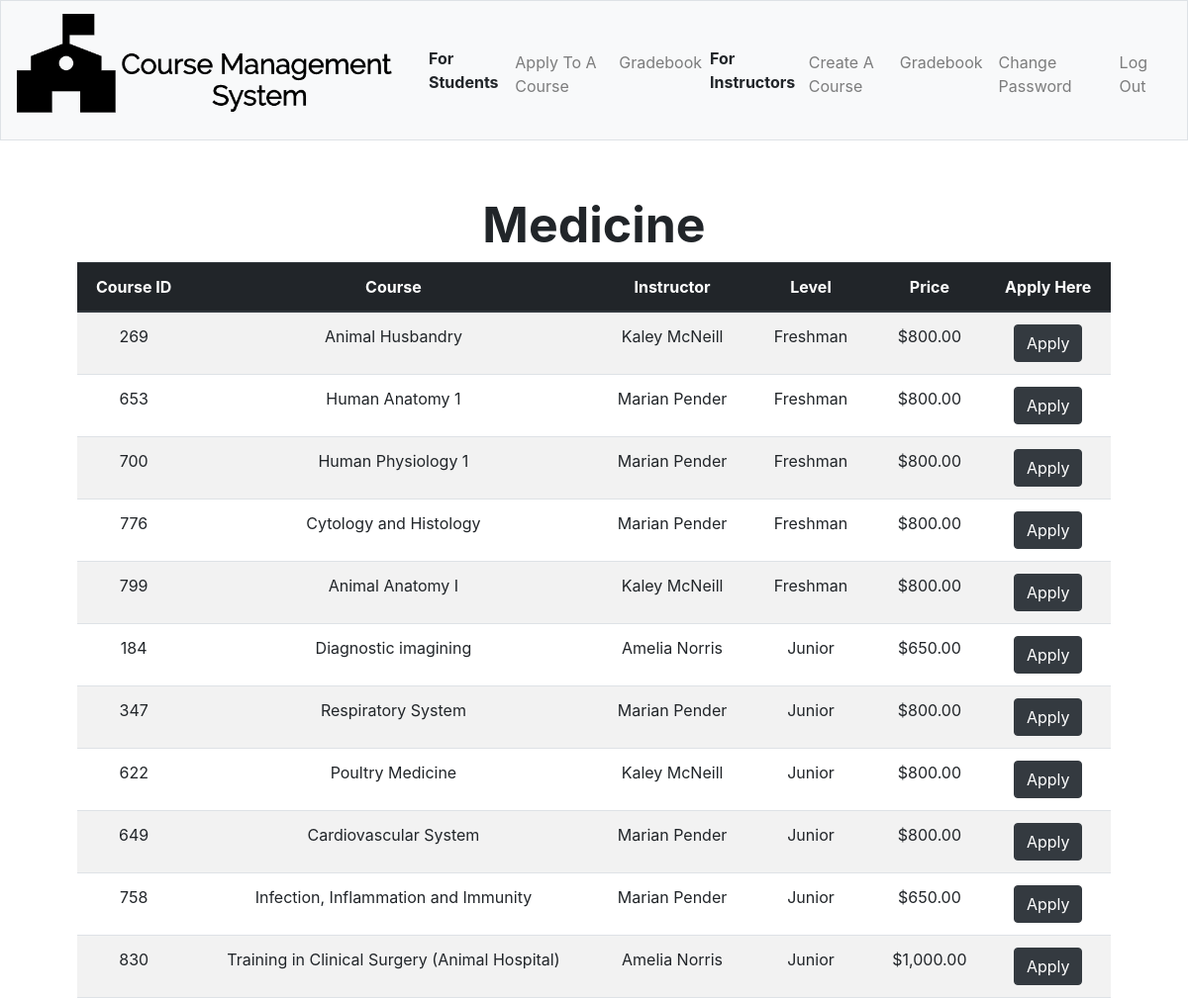
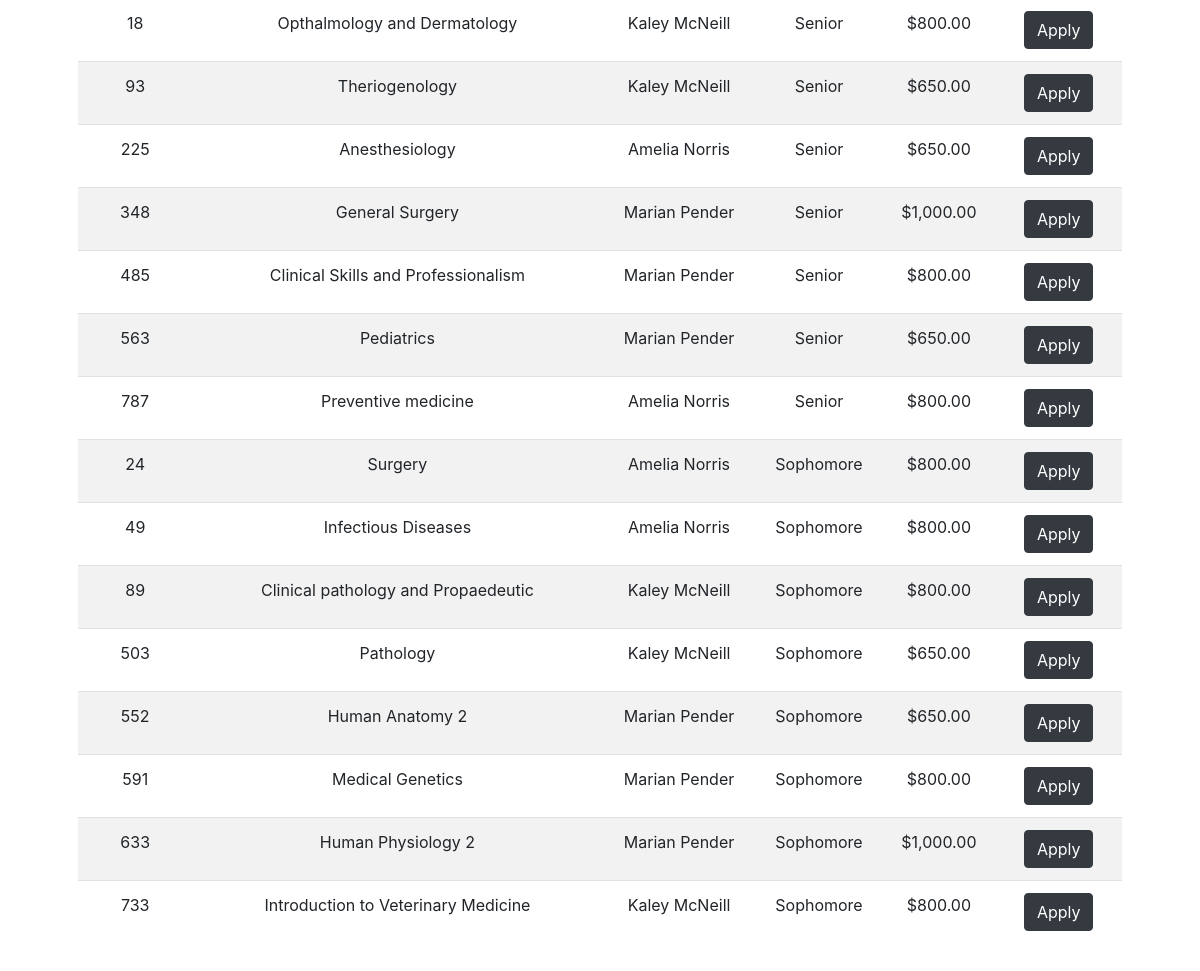
Screenshot of /med (signed in) with the database file from the repository (2 pictures, top to bottom).
### tables this page shows
CREATE TABLE 'courses' ('id' integer PRIMARY KEY NOT NULL, 'instructor' text, 'name' text, 'total' INTEGER, 'subject' text, 'price' integer DEFAULT 650, 'level' text);

### application.py (the view, shortened to what this page needs)
@app.route("/med", methods=["GET", "POST"])
@login_required
def med():
    if request.method =="GET":
        courses=db.execute("SELECT * FROM courses WHERE subject = 'Medicine' ORDER BY courses.level, courses.id")
        return render_template("subjects/med.html", courses=courses)

### application.py (called while the page is built)
@app.after_request
def after_request(response):
    response.headers["Cache-Control"] = "no-cache, no-store, must-revalidate"
    response.headers["Expires"] = 0
    response.headers["Pragma"] = "no-cache"
    return response

### helpers.py (called while the page is built)
def login_required(f):
    @wraps(f)
    def decorated_function(*args, **kwargs):
        if session.get("user_id") is None:
            return redirect("/login")
        return f(*args, **kwargs)
    return decorated_function

def usd(value):
    return f"${value:,.2f}"

### templates/subjects/med.html (shortened to what this page needs)
{% extends "layout.html" %}
{% block main %}
<div style = "font-size: 50px; text-align:middle;"> <b> Medicine</b></div>
<table class="table table-striped">
        <thead class="thead-dark">
            <tr>
                <th>Course ID</th>
                <th>Course</th>
                <th>Instructor</th>
                <th>Level</th>
                <th>Price</th>
                <th>Apply Here</th>
            </tr>
        </thead>
        <tbody>
 <tbody>
                {% for row in courses %}
                <tr>
                    <td>{{row["id"]}}</td>
                    <td>{{row["name"]}}</td>
                    <td>{{row["instructor"]}}</td>
                    <td>{{row["level"]}}</td>
                    <td>{{row["price"]|usd}}</td>
                    <form action="/med" method="post">
                    <td><button class="btn btn-dark" name = "cid" type="submit" value = "{{row['id']}}">Apply</button></td>
                            </form>
                </tr>
                {% endfor %}
        </tbody>
    </table>
{% endblock %}

### rows the page displays
courses: id "269", name "Animal Husbandry", instructor "Kaley McNeill", level "Freshman", price "$800.00"
courses: id "653", name "Human Anatomy 1", instructor "Marian Pender", level "Freshman", price "$800.00"
courses: id "700", name "Human Physiology 1", instructor "Marian Pender", level "Freshman", price "$800.00"
courses: id "776", name "Cytology and Histology", instructor "Marian Pender", level "Freshman", price "$800.00"
courses: id "799", name "Animal Anatomy I", instructor "Kaley McNeill", level "Freshman", price "$800.00"
courses: id "184", name "Diagnostic imagining", instructor "Amelia Norris", level "Junior", price "$650.00"
courses: id "347", name "Respiratory System", instructor "Marian Pender", level "Junior", price "$800.00"
courses: id "622", name "Poultry Medicine", instructor "Kaley McNeill", level "Junior", price "$800.00"
courses: id "649", name "Cardiovascular System", instructor "Marian Pender", level "Junior", price "$800.00"
courses: id "758", name "Infection, Inflammation and Immunity", instructor "Marian Pender", level "Junior", price "$650.00"
courses: id "830", name "Training in Clinical Surgery (Animal Hospital)", instructor "Amelia Norris", level "Junior", price "$1,000.00"
courses: id "18", name "Opthalmology and Dermatology", instructor "Kaley McNeill", level "Senior", price "$800.00"
courses: id "93", name "Theriogenology", instructor "Kaley McNeill", level "Senior", price "$650.00"
courses: id "225", name "Anesthesiology", instructor "Amelia Norris", level "Senior", price "$650.00"
courses: id "348", name "General Surgery", instructor "Marian Pender", level "Senior", price "$1,000.00"
courses: id "485", name "Clinical Skills and Professionalism", instructor "Marian Pender", level "Senior", price "$800.00"
courses: id "563", name "Pediatrics", instructor "Marian Pender", level "Senior", price "$650.00"
courses: id "787", name "Preventive medicine", instructor "Amelia Norris", level "Senior", price "$800.00"
courses: id "24", name "Surgery", instructor "Amelia Norris", level "Sophomore", price "$800.00"
courses: id "49", name "Infectious Diseases", instructor "Amelia Norris", level "Sophomore", price "$800.00"
courses: id "89", name "Clinical pathology and Propaedeutic", instructor "Kaley McNeill", level "Sophomore", price "$800.00"
courses: id "503", name "Pathology", instructor "Kaley McNeill", level "Sophomore", price "$650.00"
courses: id "552", name "Human Anatomy 2", instructor "Marian Pender", level "Sophomore", price "$650.00"
courses: id "591", name "Medical Genetics", instructor "Marian Pender", level "Sophomore", price "$800.00"
courses: id "633", name "Human Physiology 2", instructor "Marian Pender", level "Sophomore", price "$1,000.00"
courses: id "733", name "Introduction to Veterinary Medicine", instructor "Kaley McNeill", level "Sophomore", price "$800.00"
